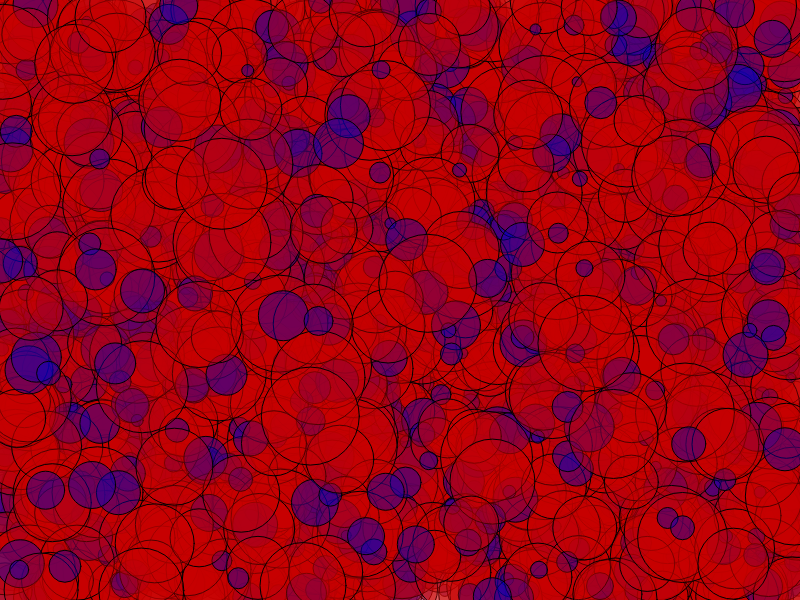
Frame 1 (no input)
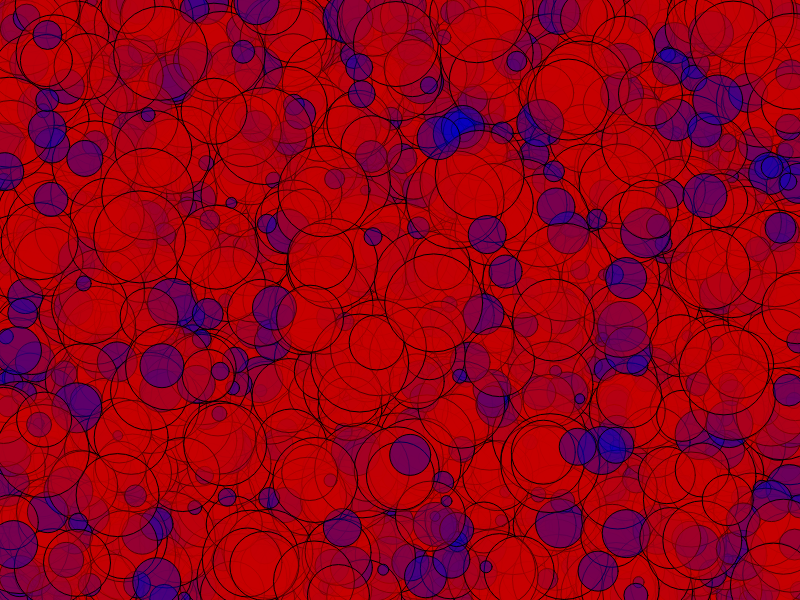
Frame 2 (the mouse pressed at the canvas centre, redrawn once)

The p5.js sketch that drew these frames (run headless with seeded random() and noise() and a simulated clock; the mouse was pressed at the canvas centre and the sketch redrawn once):

// p5.js sketch
// ── sketch.js
var circles = [];

function setup()
{
    createCanvas(800, 600);

    for (var i = 0; i < 4000; i++)
    {
        circles[i] = floor(random(0, 100));
    }
}

function draw()
{
    //draw the circles to the canvas at a random location use the circles array for sizes ignoring any circle under 10 pixels 16
    //draw circles in red where they are bigger than 50 and blue otherwise

    for (var i =0; i< circles.length; i++) {
        if (circles[i] < 10) {
            continue
        }

        if (circles[i] > 50) {
            fill(200,0,0,100)
        } else {
            fill(0,0,200,100)
        }

        ellipse(random(0, width), random(0, height), circles[i])
    }
    noLoop()
}
